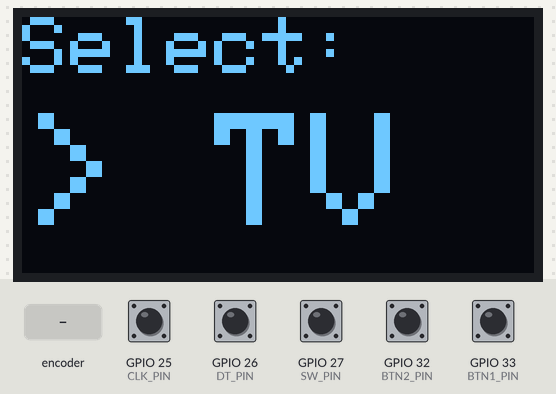
A sketch run on a simulated ESP32. Parts: 128×64 one-colour display. Inputs (shaded band) come from the test bench; at power-on: GPIO 25 (CLK_PIN), GPIO 26 (DT_PIN), GPIO 27 (SW_PIN), GPIO 32 (BTN2_PIN), GPIO 33 (BTN1_PIN) HIGH. What the sketch prints to the serial monitor is not drawn.

Above: at 1.2 s.
1.3 s: rotary encoder on GPIO 25 (CLK_PIN) / GPIO 26 (DT_PIN) turned 3 steps (first pin leading)
At 1.47 s:
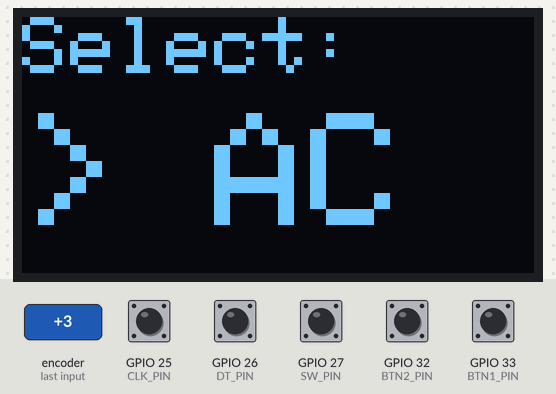
3.4 s: GPIO 27 (SW_PIN) pulled LOW for 0.15 s
At 4.6 s:
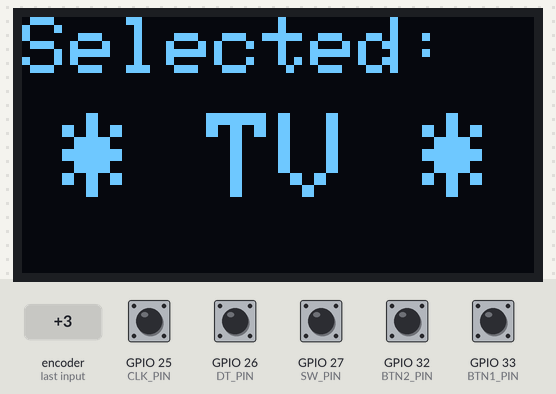
5.0 s: GPIO 32 (BTN2_PIN) pulled LOW for 0.15 s
At 5.9 s:
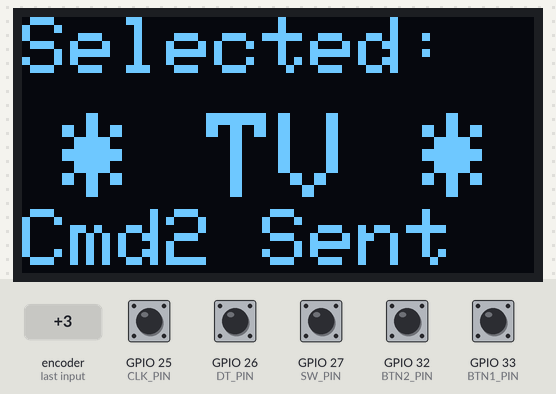
8.1 s: GPIO 33 (BTN1_PIN) pulled LOW for 0.15 s
At 9.0 s:
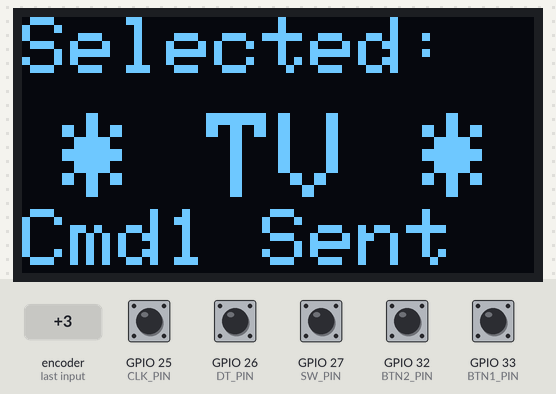
10.7 s: GPIO 27 (SW_PIN) pulled LOW for 1 s
At 11.5 s:
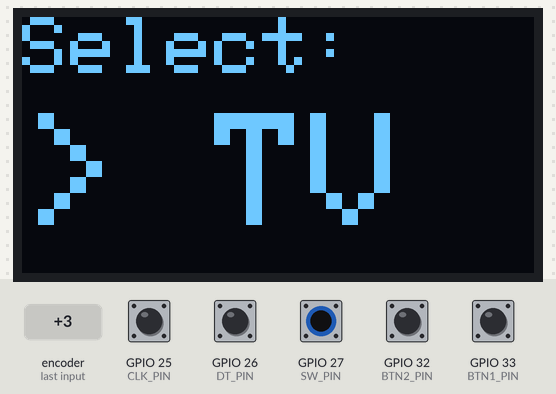
13.2 s: GPIO 27 (SW_PIN) pulled LOW for 3.2 s
At 14.6 s:
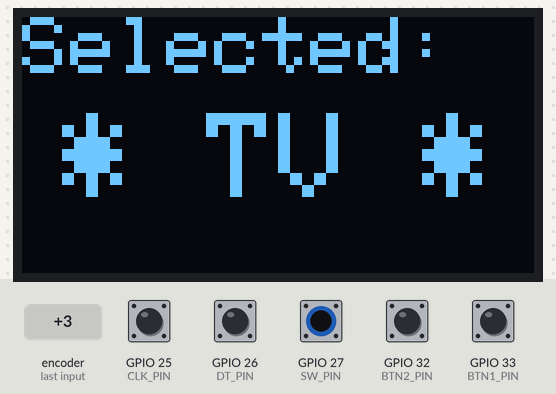
Timing chart, 0 to 16.2 s (numbered marks = the images above; inputs shaded):
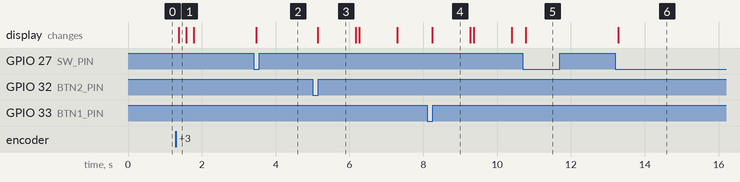

The sketch:

rotary_encoder_oled_cycler.ino
```cpp
#include <Wire.h>
#include <Adafruit_GFX.h>
#include <Adafruit_SSD1306.h>
#include <ezButton.h>
#include <IRremote.h>

// ==== OLED ====
#define SCREEN_WIDTH 128
#define SCREEN_HEIGHT 64
Adafruit_SSD1306 display(SCREEN_WIDTH, SCREEN_HEIGHT, &Wire, -1);

// ==== Rotary Encoder ====
#define CLK_PIN 25 // ESP32 pin GPIO25 (CLK)
#define DT_PIN 26  // ESP32 pin GPIO26 (DT)
#define SW_PIN 27  // ESP32 pin GPIO27 (SW)

// ==== Buttons and IR ====
#define BTN1_PIN 33 // Adjust if needed
#define BTN2_PIN 32 // Adjust if needed
#define IR_SEND_PIN 4 // IR LED pin

// ==== Remote Profiles ====
struct RemoteProfile {
  const char* name;
  uint16_t address;
  uint8_t command1;
  uint8_t command2;
};
RemoteProfile remotes[] = {
  {"TV", 0x80, 0x0A, 0x0B},  // Example IR codes
  {"AC", 0x10, 0x15, 0x20},
  {"SPK", 0x40, 0x22, 0x30} // Changed from STB
};
const int numRemotes = sizeof(remotes) / sizeof(remotes[0]);

int currentIndex = 0;
int CLK_state;
int prev_CLK_state;
ezButton button(SW_PIN);
ezButton btn1(BTN1_PIN);
ezButton btn2(BTN2_PIN);
bool isMenu = true;
IRsend irsend; // IRremote instance

void setup() {
  Serial.begin(115200);

  // OLED setup
  if (!display.begin(SSD1306_SWITCHCAPVCC, 0x3C)) {
    Serial.println("SSD1306 allocation failed");
    for (;;);
  }
  display.clearDisplay();
  display.setTextColor(SSD1306_WHITE);

  // Encoder and button pins
  pinMode(CLK_PIN, INPUT);
  pinMode(DT_PIN, INPUT);
  button.setDebounceTime(50);
  btn1.setDebounceTime(50);
  btn2.setDebounceTime(50);

  // Read initial CLK state
  prev_CLK_state = digitalRead(CLK_PIN);

  // Enable IR sending
  irsend.begin(IR_SEND_PIN);

  Serial.println("Setup complete. Rotate M27 encoder to cycle options.");
  showMenu();
}

void loop() {
  button.loop();
  btn1.loop();
  btn2.loop();

  // Read current CLK state
  CLK_state = digitalRead(CLK_PIN);

  // Detect rising edge on CLK
  if (CLK_state != prev_CLK_state && CLK_state == HIGH) {
    if (digitalRead(DT_PIN) == HIGH) {
      currentIndex = (currentIndex - 1 + numRemotes) % numRemotes;
      Serial.print("Direction: Counter-clockwise, Index: ");
    } else {
      currentIndex = (currentIndex + 1) % numRemotes;
      Serial.print("Direction: Clockwise, Index: ");
    }
    Serial.print(currentIndex);
    Serial.print(", Remote: ");
    Serial.println(remotes[currentIndex].name);
    if (isMenu) {
      showMenu();
    }
  }
  prev_CLK_state = CLK_state;

  // Handle encoder switch press
  if (button.isPressed()) {
    if (isMenu) {
      isMenu = false;
      Serial.print("Selected: ");
      Serial.println(remotes[currentIndex].name);
      showSelected();
    } else {
      isMenu = true;
      Serial.println("Returning to menu");
      showMenu();
    }
  }

  // Handle button presses (only in selection mode)
  if (!isMenu) {
    if (btn1.isPressed()) {
      Serial.print("Sending command1 for ");
      Serial.println(remotes[currentIndex].name);
      irsend.sendNEC(remotes[currentIndex].address, remotes[currentIndex].command1, 0);
      showFeedback("Cmd1 Sent");
    }
    if (btn2.isPressed()) {
      Serial.print("Sending command2 for ");
      Serial.println(remotes[currentIndex].name);
      irsend.sendNEC(remotes[currentIndex].address, remotes[currentIndex].command2, 0);
      showFeedback("Cmd2 Sent");
    }
  }
}

void showMenu() {
  display.clearDisplay();
  display.setCursor(0, 0);
  display.setTextSize(2); // Header
  display.println("Select:");
  display.setTextSize(4); // Remote name
  display.setCursor(0, 24);
  display.print("> ");
  display.println(remotes[currentIndex].name);
  display.display();
}

void showSelected() {
  display.clearDisplay();
  display.setCursor(0, 0);
  display.setTextSize(2); // Header
  display.println("Selected:");

  // Prepare centered text with stars
  String text = String("* ") + remotes[currentIndex].name + " *";
  display.setTextSize(3); // Remote name
  display.setTextWrap(false);
  int textWidth = text.length() * 18; // 18 pixels per char at size 3
  int x = (128 - textWidth) / 2;
  if (x < 0) x = 0;
  display.setCursor(x, 24);
  display.println(text);
  display.display();
}

void showFeedback(const char* message) {
  display.clearDisplay();
  display.setCursor(0, 0);
  display.setTextSize(2);
  display.println("Selected:");
  display.setTextSize(3);
  String text = String("* ") + remotes[currentIndex].name + " *";
  int textWidth = text.length() * 18;
  int x = (128 - textWidth) / 2;
  if (x < 0) x = 0;
  display.setCursor(x, 24);
  display.println(text);
  display.setTextSize(2);
  display.setCursor(0, 48);
  display.println(message);
  display.display();
  delay(1000); // Show feedback for 1 second
  showSelected(); // Return to selection screen
}
```

Measured:
- after the input at 1.3 s, the display: changes after 0.08 s (image 1)
- after the input at 3.4 s, the display: changes after 0.08 s (image 2)
- after the input at 5.0 s, the display: changes after 0.14 s (image 3)
- after the input at 8.1 s, the display: changes after 0.14 s (image 4)
- after the input at 10.7 s, the display: changes after 0.08 s (image 5)
- after the input at 13.2 s, the display: changes after 0.08 s (image 6)
